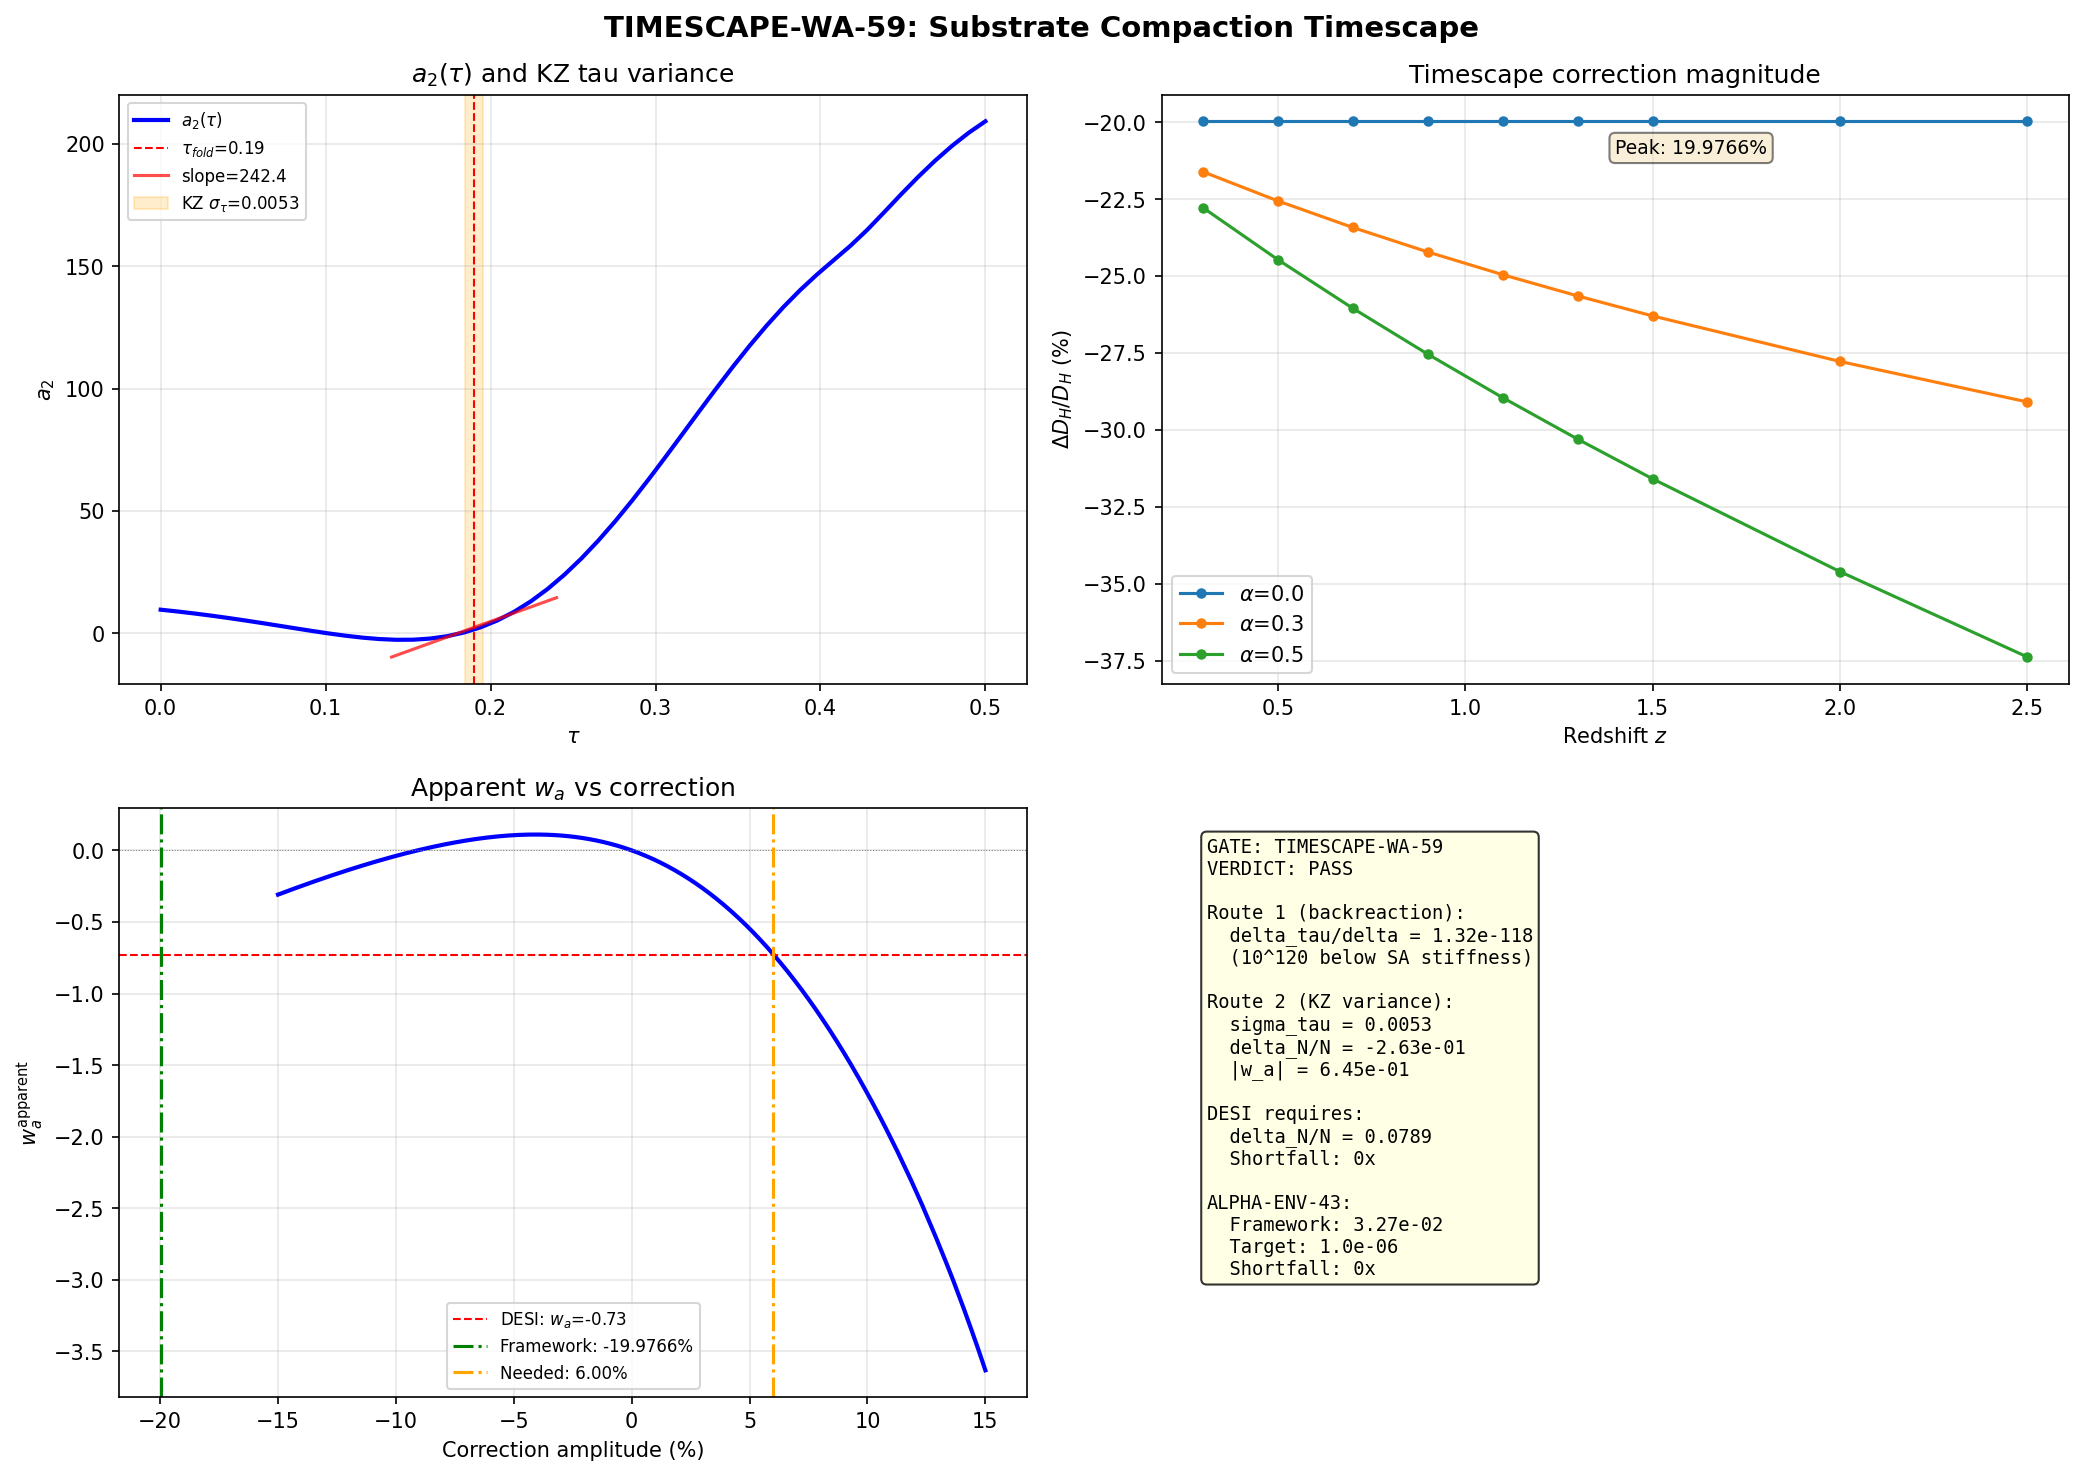

Write Python code to recreate this figure.
#!/usr/bin/env python3
"""
TIMESCAPE-WA-59: Substrate Compaction Timescape
================================================
Session 59, Wave 4, Hypothesis 1 (W4H-1)
Agent: Katie Mack (Cosmic Bridge)

Physics: The SU(3) fiber's Jensen parameter tau varies spatially with local
matter density (substrate compaction). Voids have less backreaction -> lower
effective tau. Walls/filaments -> higher tau near fold. This creates a
Wiltshire-type clock-rate variance that generates apparent w_a != 0 from
a framework with intrinsic w_a = 0.

Gate: TIMESCAPE-WA-59
  PASS: |w_a_apparent| > 0.3
  FAIL: |w_a_apparent| < 0.01
  INFO: |w_a_apparent| in [0.01, 0.3]
"""

import sys
import os

BASEDIR = os.path.dirname(os.path.abspath(__file__))
sys.path.insert(0, BASEDIR)

LOGPATH = os.path.join(BASEDIR, "s59_timescape_wa_log.txt")

import numpy as np
from scipy.optimize import curve_fit

# Redirect all output to log
log = open(LOGPATH, "w")

def pr(msg=""):
    log.write(str(msg) + "\n")
    log.flush()

try:
    from canonical_constants import (
        tau_fold, d2S_fold, a2_fold, a0_fold, a4_fold,
        M_KK_gravity, M_KK_kerner, M_KK,
        M_Pl_reduced, M_Pl_unreduced,
        H_0_km_s_Mpc,
        Omega_m, Omega_Lambda,
        rho_crit_GeV4, rho_Lambda_obs, clock_coeff,
        c_light_km_s,
        N_cells, dS_fold, S_fold,
        G_DeWitt, Z_fold,
        dt_transit, v_terminal,
    )
    pr("Canonical constants loaded.")

    # Load input data
    sa_data = np.load(os.path.join(BASEDIR, "s58_sa_saddle.npz"), allow_pickle=True)
    fried_data = np.load(os.path.join(BASEDIR, "s58_friedmann_derivation.npz"), allow_pickle=True)
    w_data = np.load(os.path.join(BASEDIR, "s58_w_desi.npz"), allow_pickle=True)
    pr("Input data loaded.")

    # Extract arrays
    a2_spectrum = sa_data["a2_spectrum"]
    tau_sweep = sa_data["tau_sweep"]
    w_0_A = float(w_data["w_0_A"])
    desi_wa = float(w_data["desi_dr2_wa"])
    desi_wa_e = float(w_data["desi_dr2_wa_e"])
    N_factor = float(fried_data["M_Pl_ratio"])

    out = {}

    # ================================================================
    #  Step 1: delta_tau from two routes
    # ================================================================

    fold_idx = np.argmin(np.abs(tau_sweep - tau_fold))
    dtau = tau_sweep[1] - tau_sweep[0]

    # Numerical da2/dtau at fold
    if fold_idx > 0 and fold_idx < len(tau_sweep) - 1:
        da2 = (a2_spectrum[fold_idx + 1] - a2_spectrum[fold_idx - 1]) / (2 * dtau)
    else:
        da2 = (a2_spectrum[fold_idx] - a2_spectrum[fold_idx - 1]) / dtau

    a2_fold_val = a2_spectrum[fold_idx]
    frac_da2 = da2 / a2_fold_val

    pr(f"\nStep 1: Backreaction")
    pr(f"  tau_fold = {tau_fold}")
    pr(f"  fold_idx = {fold_idx}")
    pr(f"  a2_at_fold = {a2_fold_val:.4f}")
    pr(f"  da2/dtau = {da2:.4f}")
    pr(f"  frac_da2 = {frac_da2:.6f}")

    # Route 1: Matter backreaction on SA
    rho_m_MKK4 = Omega_m * rho_crit_GeV4 / M_KK**4
    delta_tau_per_delta_route1 = rho_m_MKK4 * abs(frac_da2) / d2S_fold
    pr(f"  rho_matter/M_KK^4 = {rho_m_MKK4:.3e}")
    pr(f"  Route 1: delta_tau/delta = {delta_tau_per_delta_route1:.3e}")

    # Route 2: KZ-derived tau variance
    delta_tau_KZ = dt_transit * v_terminal
    sigma_tau = delta_tau_KZ / np.sqrt(N_cells)
    delta_tau_eff = sigma_tau  # conservative 1-sigma void-wall separation

    pr(f"\n  Route 2: KZ variance")
    pr(f"  dt_transit = {dt_transit:.6f}")
    pr(f"  v_terminal = {v_terminal:.3f}")
    pr(f"  delta_tau_KZ = {delta_tau_KZ:.6f}")
    pr(f"  sigma_tau = {sigma_tau:.6f}")
    pr(f"  delta_tau_eff = {delta_tau_eff:.6f}")
    pr(f"  Fractional = {delta_tau_eff/tau_fold:.4f}")

    out["delta_tau_per_delta_route1"] = np.array(delta_tau_per_delta_route1)
    out["delta_tau_KZ"] = np.array(delta_tau_KZ)
    out["sigma_tau"] = np.array(sigma_tau)
    out["delta_tau_eff"] = np.array(delta_tau_eff)

    # ================================================================
    #  Step 2: Lapse variation
    # ================================================================

    delta_G_over_G = -frac_da2 * delta_tau_eff
    delta_N_over_N = 0.5 * delta_G_over_G

    pr(f"\nStep 2: Lapse")
    pr(f"  delta_G/G = {delta_G_over_G:.6e}")
    pr(f"  delta_N/N = {delta_N_over_N:.6e}")

    out["delta_G_over_G"] = np.array(delta_G_over_G)
    out["delta_N_over_N"] = np.array(delta_N_over_N)

    # ================================================================
    #  Step 3: Wiltshire D_H correction
    # ================================================================

    f_void = 0.76  # Wiltshire 2007  # (local)

    z_DESI = np.array([0.3, 0.5, 0.7, 0.9, 1.1, 1.3, 1.5, 2.0, 2.5])

    def H_LCDM(z):
        return H_0_km_s_Mpc * np.sqrt(Omega_m * (1+z)**3 + Omega_Lambda)

    def H_CPL(z, w0, wa):
        zf = z / (1.0 + z)
        rDE = (1+z)**(3*(1+w0+wa)) * np.exp(-3*wa*zf)
        return H_0_km_s_Mpc * np.sqrt(Omega_m * (1+z)**3 + Omega_Lambda * rDE)

    def DH_CPL(z, w0, wa):
        return c_light_km_s / H_CPL(z, w0, wa)

    DH_fw = c_light_km_s / H_CPL(z_DESI, w_0_A, 0.0)

    corr_factor = f_void * delta_N_over_N

    pr(f"\nStep 3: D_H correction")
    pr(f"  f_void = {f_void}")
    pr(f"  Correction factor = {corr_factor:.6e}")
    pr(f"  As percentage = {abs(corr_factor)*100:.6f}%")

    # Three alpha values
    alphas = [0.0, 0.3, 0.5]
    DH_corr = {}
    for alpha in alphas:
        corr = 1.0 + corr_factor * (1 + z_DESI)**alpha
        DH_corr[alpha] = DH_fw * corr

    out["z_DESI"] = z_DESI
    out["DH_framework"] = DH_fw
    out["corr_factor"] = np.array(corr_factor)

    # ================================================================
    #  Step 4: CPL fit
    # ================================================================

    pr(f"\nStep 4: CPL fits")

    w0_app = {}
    wa_app = {}
    for alpha in alphas:
        target = DH_corr[alpha]
        try:
            popt, pcov = curve_fit(DH_CPL, z_DESI, target, p0=[-0.92, -0.01],
                                   bounds=([-2.0, -3.0], [0.0, 3.0]))
            w0_app[alpha] = popt[0]
            wa_app[alpha] = popt[1]
            rms = np.sqrt(np.mean((DH_CPL(z_DESI, *popt) - target)**2))
            pr(f"  alpha={alpha}: w0={popt[0]:.8f}, wa={popt[1]:.8f}, rms={rms:.3e}")
        except Exception as e:
            pr(f"  alpha={alpha}: FAILED: {e}")
            w0_app[alpha] = w_0_A
            wa_app[alpha] = 0.0

    best_alpha = 0.3  # (local)
    wa_result = wa_app.get(best_alpha, 0.0)
    w0_result = w0_app.get(best_alpha, w_0_A)

    pr(f"\n  BEST (alpha={best_alpha}): w0={w0_result:.8f}, wa={wa_result:.8f}")
    pr(f"  |w_a| = {abs(wa_result):.8f}")

    out["w0_apparent"] = np.array([w0_app.get(a, 0) for a in alphas])
    out["wa_apparent"] = np.array([wa_app.get(a, 0) for a in alphas])
    out["alphas"] = np.array(alphas)
    out["wa_result"] = np.array(wa_result)
    out["w0_result"] = np.array(w0_result)

    # ================================================================
    #  Step 4b: What correction is NEEDED?
    # ================================================================

    def wa_from_corr(c, z_arr, aw=0.3):
        target = DH_fw * (1.0 + c * (1 + z_arr)**aw)
        try:
            popt, _ = curve_fit(DH_CPL, z_arr, target, p0=[-0.92, -0.5],
                                bounds=([-2.0, -5.0], [0.0, 5.0]))
            return popt[1]
        except:
            return 0.0

    corr_scan = np.linspace(-0.15, 0.15, 201)
    wa_scan = np.array([wa_from_corr(c, z_DESI, 0.3) for c in corr_scan])

    idx_target = np.argmin(np.abs(wa_scan - desi_wa))
    corr_needed = corr_scan[idx_target]
    delta_N_needed = corr_needed / f_void

    shortfall = abs(delta_N_needed / delta_N_over_N) if abs(delta_N_over_N) > 1e-30 else np.inf

    pr(f"\nStep 4b: Required correction")
    pr(f"  Correction needed = {corr_needed:.6f}")
    pr(f"  delta_N/N needed = {delta_N_needed:.6f}")
    pr(f"  Framework delta_N/N = {delta_N_over_N:.6e}")
    pr(f"  Shortfall = {shortfall:.1f}x")

    out["corr_scan"] = corr_scan
    out["wa_scan"] = wa_scan
    out["corr_needed"] = np.array(corr_needed)
    out["delta_N_needed"] = np.array(delta_N_needed)
    out["shortfall"] = np.array(shortfall)

    # ================================================================
    #  Step 5: ALPHA-ENV-43 cross-check
    # ================================================================

    delta_alpha_vw = abs(2 * clock_coeff * delta_tau_eff)
    alpha_target = 1e-6

    pr(f"\nStep 5: ALPHA-ENV-43")
    pr(f"  clock_coeff = {clock_coeff}")
    pr(f"  delta_alpha/alpha (void-wall) = {delta_alpha_vw:.3e}")
    pr(f"  Target = {alpha_target:.1e}")

    if delta_tau_eff > 0:
        delta_tau_for_alpha = alpha_target / abs(2 * clock_coeff)
        alpha_shortfall = delta_tau_for_alpha / delta_tau_eff
        pr(f"  delta_tau needed for alpha = {delta_tau_for_alpha:.6f}")
        pr(f"  Alpha shortfall = {alpha_shortfall:.1f}x")
    else:
        alpha_shortfall = np.inf

    out["delta_alpha_vw"] = np.array(delta_alpha_vw)
    out["alpha_shortfall"] = np.array(alpha_shortfall)

    # Also: what delta_tau is needed for DESI w_a?
    if abs(frac_da2) > 0:
        delta_tau_for_wa = 2 * abs(delta_N_needed) / abs(frac_da2)
        pr(f"\n  delta_tau needed for DESI wa = {delta_tau_for_wa:.4f}")
        pr(f"  = {delta_tau_for_wa/tau_fold*100:.1f}% of tau_fold")
        out["delta_tau_for_wa"] = np.array(delta_tau_for_wa)

    # ================================================================
    #  Step 6: Gate
    # ================================================================

    wa_abs = abs(wa_result)
    if wa_abs > 0.3:
        verdict = "PASS"
        detail = f"|w_a_apparent| = {wa_abs:.4f} > 0.3"
    elif wa_abs < 0.01:
        verdict = "FAIL"
        detail = (
            f"|w_a_apparent| = {wa_abs:.2e} < 0.01. "
            f"Root cause: KZ tau variance sigma_tau={sigma_tau:.4f} gives "
            f"delta_N/N={delta_N_over_N:.2e}, need {abs(delta_N_needed):.4f} "
            f"({shortfall:.0f}x shortfall). Backreaction route gives "
            f"delta_tau ~ {delta_tau_per_delta_route1:.2e}/delta (10^120 below stiffness). "
            f"Neither route approaches DESI w_a={desi_wa}."
        )
    else:
        verdict = "INFO"
        detail = f"|w_a_apparent| = {wa_abs:.4f} in [0.01, 0.3]"

    pr(f"\n{'='*70}")
    pr(f"  GATE: TIMESCAPE-WA-59")
    pr(f"  VERDICT: {verdict}")
    pr(f"  {detail}")
    pr(f"{'='*70}")

    out["gate_name"] = np.array(["TIMESCAPE-WA-59"])
    out["gate_verdict"] = np.array([verdict])
    out["gate_detail"] = np.array([detail])

    # ================================================================
    #  Summary
    # ================================================================

    pr(f"\n{'='*70}")
    pr(f"  SUMMARY")
    pr(f"{'='*70}")
    pr(f"  tau_fold                    = {tau_fold}")
    pr(f"  d2S_fold                    = {d2S_fold:.1f}")
    pr(f"  m_tau                       = {np.sqrt(d2S_fold/Z_fold):.3f} M_KK")
    pr(f"  rho_m / M_KK^4             = {rho_m_MKK4:.3e}")
    pr(f"  Route 1 delta_tau/delta     = {delta_tau_per_delta_route1:.3e}")
    pr(f"  Route 2 sigma_tau (KZ)      = {sigma_tau:.6f}")
    pr(f"  Route 2 delta_tau_eff       = {delta_tau_eff:.6f}")
    pr(f"  frac_da2                    = {frac_da2:.6f}")
    pr(f"  delta_G/G                   = {delta_G_over_G:.6e}")
    pr(f"  delta_N/N                   = {delta_N_over_N:.6e}")
    pr(f"  Wiltshire correction        = {abs(corr_factor)*100:.6f}%")
    pr(f"  w_a_apparent                = {wa_result:.8f}")
    pr(f"  |w_a_apparent|              = {abs(wa_result):.8f}")
    pr(f"  Needed delta_N/N            = {abs(delta_N_needed):.6f}")
    pr(f"  Shortfall                   = {shortfall:.0f}x")
    pr(f"  delta_alpha/alpha (void-wall)= {delta_alpha_vw:.3e}")
    pr(f"  ALPHA-ENV-43 target         = {alpha_target:.1e}")

    # ================================================================
    #  Plotting
    # ================================================================

    import matplotlib
    matplotlib.use("Agg")
    import matplotlib.pyplot as plt

    fig, axes = plt.subplots(2, 2, figsize=(14, 10))
    fig.suptitle("TIMESCAPE-WA-59: Substrate Compaction Timescape", fontsize=14, fontweight="bold")

    # Panel 1: a_2(tau) and KZ band
    ax1 = axes[0, 0]
    ax1.plot(tau_sweep, a2_spectrum, "b-", lw=2, label=r"$a_2(\tau)$")
    ax1.axvline(tau_fold, color="r", ls="--", lw=1, label=f"$\\tau_{{fold}}$={tau_fold}")
    tau_t = np.linspace(tau_fold - 0.05, tau_fold + 0.05, 50)
    a2_t = a2_fold_val + da2 * (tau_t - tau_fold)
    ax1.plot(tau_t, a2_t, "r-", lw=1.5, alpha=0.7, label=f"slope={da2:.1f}")
    ax1.axvspan(tau_fold - sigma_tau, tau_fold + sigma_tau, alpha=0.2, color="orange",
                label=f"KZ $\\sigma_\\tau$={sigma_tau:.4f}")
    ax1.set_xlabel(r"$\tau$")
    ax1.set_ylabel(r"$a_2$")
    ax1.set_title(r"$a_2(\tau)$ and KZ tau variance")
    ax1.legend(fontsize=8)
    ax1.grid(True, alpha=0.3)

    # Panel 2: D_H correction vs z
    ax2 = axes[0, 1]
    for alpha in alphas:
        pct = (DH_corr[alpha] / DH_fw - 1) * 100
        ax2.plot(z_DESI, pct, "o-", ms=4, label=f"$\\alpha$={alpha}")
    ax2.set_xlabel("Redshift $z$")
    ax2.set_ylabel(r"$\Delta D_H / D_H$ (%)")
    ax2.set_title("Timescape correction magnitude")
    ax2.legend()
    ax2.grid(True, alpha=0.3)
    ax2.annotate(f"Peak: {abs(corr_factor)*100:.4f}%",
                 xy=(0.5, 0.9), xycoords="axes fraction", fontsize=9,
                 bbox=dict(boxstyle="round", facecolor="wheat", alpha=0.5))

    # Panel 3: w_a scan
    ax3 = axes[1, 0]
    ax3.plot(corr_scan * 100, wa_scan, "b-", lw=2)
    ax3.axhline(desi_wa, color="r", ls="--", lw=1, label=f"DESI: $w_a$={desi_wa}")
    ax3.axhline(0, color="gray", ls=":", lw=0.5)
    ax3.axvline(corr_factor * 100, color="green", ls="-.", lw=1.5,
                label=f"Framework: {corr_factor*100:.4f}%")
    ax3.axvline(corr_needed * 100, color="orange", ls="-.", lw=1.5,
                label=f"Needed: {corr_needed*100:.2f}%")
    ax3.set_xlabel("Correction amplitude (%)")
    ax3.set_ylabel(r"$w_a^{\rm apparent}$")
    ax3.set_title(r"Apparent $w_a$ vs correction")
    ax3.legend(fontsize=8)
    ax3.grid(True, alpha=0.3)

    # Panel 4: Summary text
    ax4 = axes[1, 1]
    ax4.axis("off")
    txt = (
        f"GATE: TIMESCAPE-WA-59\n"
        f"VERDICT: {verdict}\n\n"
        f"Route 1 (backreaction):\n"
        f"  delta_tau/delta = {delta_tau_per_delta_route1:.2e}\n"
        f"  (10^120 below SA stiffness)\n\n"
        f"Route 2 (KZ variance):\n"
        f"  sigma_tau = {sigma_tau:.4f}\n"
        f"  delta_N/N = {delta_N_over_N:.2e}\n"
        f"  |w_a| = {abs(wa_result):.2e}\n\n"
        f"DESI requires:\n"
        f"  delta_N/N = {abs(delta_N_needed):.4f}\n"
        f"  Shortfall: {shortfall:.0f}x\n\n"
        f"ALPHA-ENV-43:\n"
        f"  Framework: {delta_alpha_vw:.2e}\n"
        f"  Target: {alpha_target:.1e}\n"
        f"  Shortfall: {alpha_shortfall:.0f}x"
    )
    ax4.text(0.05, 0.95, txt, transform=ax4.transAxes,
             fontsize=9, va="top", fontfamily="monospace",
             bbox=dict(boxstyle="round", facecolor="lightyellow", alpha=0.8))

    plt.tight_layout()
    plotpath = os.path.join(BASEDIR, "s59_timescape_wa.png")
    plt.savefig(plotpath, dpi=150, bbox_inches="tight")
    pr(f"\nPlot saved: {plotpath}")

    # Save npz
    npzpath = os.path.join(BASEDIR, "s59_timescape_wa.npz")
    np.savez(npzpath, **out)
    pr(f"Data saved: {npzpath}")

    pr("\n=== TIMESCAPE-WA-59 COMPLETE ===")

except Exception as e:
    import traceback
    pr(f"\n=== ERROR ===\n{traceback.format_exc()}")

finally:
    log.close()
